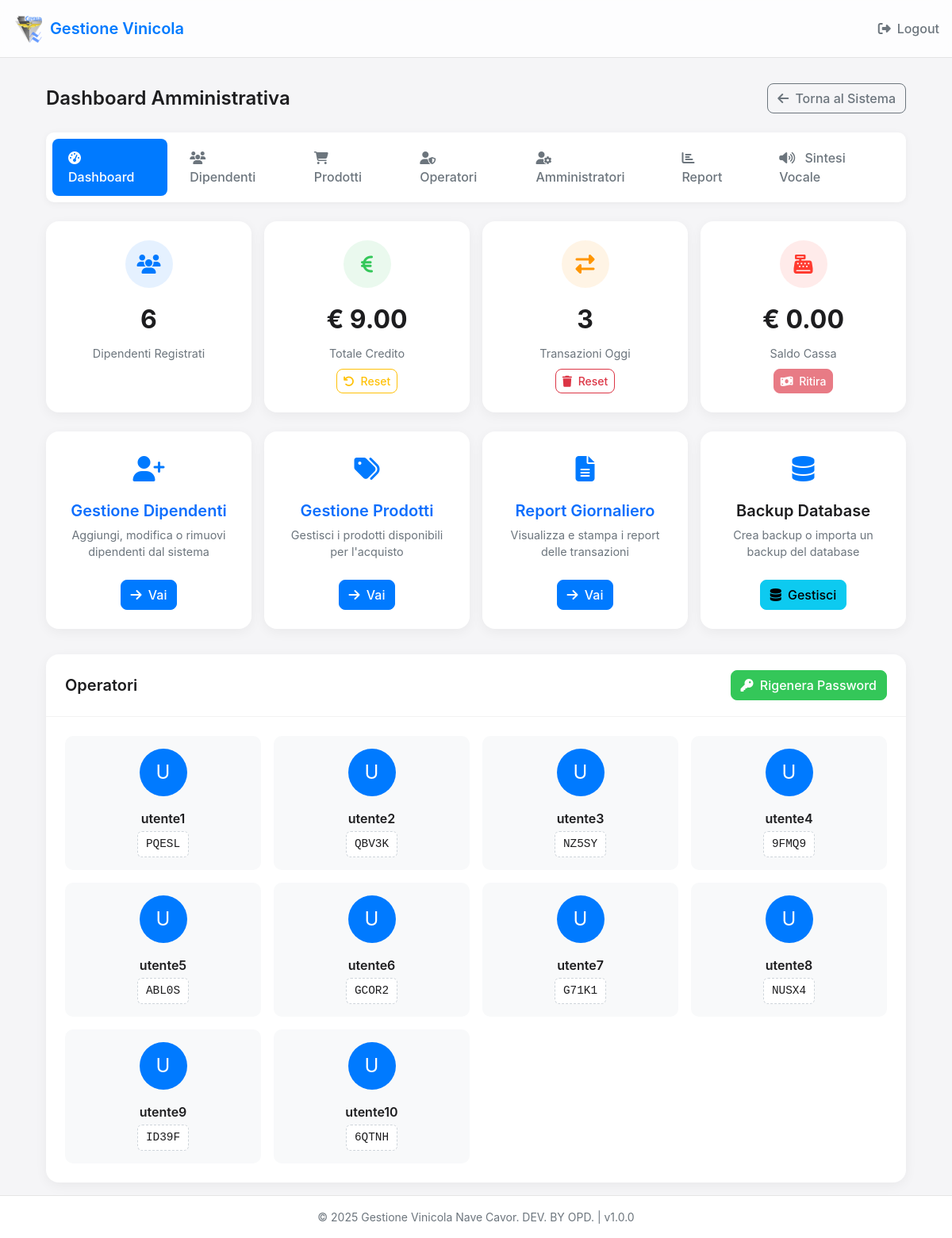
The app's page /admin/dashboard (signed in) with its own data.
### app.py (models this page shows)
class Operator(db.Model):
    id = db.Column(db.Integer, primary_key=True)
    username = db.Column(db.String(50), unique=True)  # utente1, utente2, ecc.
    password = db.Column(db.String(10))  # Password in chiaro per facilità di uso (5 caratteri)
    active = db.Column(db.Boolean, default=True)

### app.py (the view)
@app.route('/admin/dashboard')
def admin_dashboard():
    if session.get('admin_logged_in') != True:
        return redirect(url_for('admin_login'))
    employees_count = Employee.query.count()
    total_credit = db.session.query(db.func.sum(Employee.credit)).scalar() or 0
    transactions_today = Transaction.query.filter(
        Transaction.timestamp >= datetime.now().replace(hour=0, minute=0, second=0),
        Transaction.transaction_type != 'cancellation'
    ).count()
    operators = Operator.query.all()
    cash_register = Employee.query.filter_by(code='CASSA').first()
    cash_balance = float(cash_register.credit) if cash_register else 0.0
    is_super_admin = session.get('is_super_admin', False)
    return render_template(
        'admin_dashboard.html',
        employees_count=employees_count,
        total_credit=float(total_credit),
        transactions_today=transactions_today,
        operators=operators,
        is_super_admin=is_super_admin,
        cash_balance=cash_balance
    )

### app.py (called while the page is built)
@app.context_processor
def inject_app_info():
    now = datetime.now()
    return {
        'app_name': app.config['APP_NAME'],
        'app_version': app.config['APP_VERSION'],
        'now': now
    }

### templates/admin_dashboard.html (shortened to what this page needs)
{% extends "base.html" %}
{% block header_actions %}
<a href="{{ url_for('admin_logout') }}" class="logout-button">
    <i class="fas fa-sign-out-alt"></i> Logout
</a>
{% endblock %}
{% block content %}
<div class="admin-container">
    <div class="admin-header">
        <h1 class="admin-title">Dashboard Amministrativa</h1>
        <div>
            <a href="{{ url_for('index') }}" class="btn btn-outline-secondary">
                <i class="fas fa-arrow-left me-1"></i> Torna al Sistema
            </a>
        </div>
    </div>
    <div class="admin-tabs">
        <a href="{{ url_for('admin_dashboard') }}" class="admin-tab active">
            <i class="fas fa-tachometer-alt"></i> Dashboard
        </a>
        <a href="{{ url_for('admin_employees') }}" class="admin-tab">
            <i class="fas fa-users"></i> Dipendenti
        </a>
        <a href="{{ url_for('admin_products') }}" class="admin-tab">
            <i class="fas fa-shopping-cart"></i> Prodotti
        </a>
        <a href="{{ url_for('admin_operators') }}" class="admin-tab">
            <i class="fas fa-user-shield"></i> Operatori
        </a>
        {% if is_super_admin %}
        <a href="{{ url_for('admin_admins') }}" class="admin-tab">
            <i class="fas fa-user-cog"></i> Amministratori
        </a>
        {% endif %}
        <a href="{{ url_for('admin_reports') }}" class="admin-tab">
            <i class="fas fa-chart-bar"></i> Report
        </a>
        <a href="{{ url_for('admin_speech_config') }}" class="admin-tab">
            <i class="fas fa-volume-up"></i> Sintesi Vocale
        </a>
    </div>
    <div class="stats-row">
        <div class="stat-card">
            <div class="stat-icon stat-icon-blue">
                <i class="fas fa-users"></i>
            </div>
            <div class="stat-value">{{ employees_count }}</div>
            <div class="stat-label">Dipendenti Registrati</div>
        </div>
        <div class="stat-card">
            <div class="stat-icon stat-icon-green">
                <i class="fas fa-euro-sign"></i>
            </div>
            <div class="stat-value">€ {{ "%.2f"|format(total_credit) }}</div>
            <div class="stat-label">Totale Credito</div>
            <button type="button" class="btn btn-sm btn-outline-warning mt-2" onclick="openResetTotalCreditModal()" title="Reset Totale Credito">
                <i class="fas fa-undo me-1"></i> Reset
            </button>
        </div>
        <div class="stat-card">
            <div class="stat-icon stat-icon-orange">
                <i class="fas fa-exchange-alt"></i>
            </div>
            <div class="stat-value">{{ transactions_today }}</div>
            <div class="stat-label">Transazioni Oggi</div>
            <button type="button" class="btn btn-sm btn-outline-danger mt-2" onclick="openResetTodayTransactionsModal()" title="Reset Transazioni Oggi">
                <i class="fas fa-trash me-1"></i> Reset
            </button>
        </div>
        <div class="stat-card">
            <div class="stat-icon" style="background-color: rgba(255, 59, 48, 0.1); color: var(--danger-color);">
                <i class="fas fa-cash-register"></i>
            </div>
            <div class="stat-value">€ {{ "%.2f"|format(cash_balance) }}</div>
            <div class="stat-label">Saldo Cassa</div>
            <button class="btn btn-danger btn-sm mt-2" id="withdrawCashBtn" {% if cash_balance <= 0 %}disabled{% endif %}>
                <i class="fas fa-money-bill-wave me-1"></i> Ritira
            </button>
        </div>
    </div>
    <div class="action-row">
        <a href="{{ url_for('admin_employees') }}" class="action-card text-decoration-none">
            <div class="action-icon">
                <i class="fas fa-user-plus"></i>
            </div>
            <h3 class="action-title">Gestione Dipendenti</h3>
            <p class="action-description">Aggiungi, modifica o rimuovi dipendenti dal sistema</p>
            <button class="btn btn-primary">
                <i class="fas fa-arrow-right me-1"></i> Vai
            </button>
        </a>
        <a href="{{ url_for('admin_products') }}" class="action-card text-decoration-none">
            <div class="action-icon">
                <i class="fas fa-tags"></i>
            </div>
            <h3 class="action-title">Gestione Prodotti</h3>
            <p class="action-description">Gestisci i prodotti disponibili per l'acquisto</p>
            <button class="btn btn-primary">
                <i class="fas fa-arrow-right me-1"></i> Vai
            </button>
        </a>
        <a href="{{ url_for('admin_reports') }}" class="action-card text-decoration-none">
            <div class="action-icon">
                <i class="fas fa-file-alt"></i>
            </div>
            <h3 class="action-title">Report Giornaliero</h3>
            <p class="action-description">Visualizza e stampa i report delle transazioni</p>
            <button class="btn btn-primary">
                <i class="fas fa-arrow-right me-1"></i> Vai
            </button>
        </a>
        <div class="action-card text-decoration-none" style="cursor: pointer;" onclick="openBackupModal()">
            <div class="action-icon">
                <i class="fas fa-database"></i>
            </div>
            <h3 class="action-title">Backup Database</h3>
            <p class="action-description">Crea backup o importa un backup del database</p>
            <button class="btn btn-info">
                <i class="fas fa-database me-1"></i> Gestisci
            </button>
        </div>
    </div>
    <div class="operators-section">
        <div class="operators-card">
            <div class="operators-header">
                <h3 class="operators-title">Operatori</h3>
                <button class="btn btn-success" id="regeneratePasswordsBtn">
                    <i class="fas fa-key me-1"></i> Rigenera Password
                </button>
            </div>
            <div class="operators-grid">
                {% for operator in operators %}
                <div class="operator-card">
                    <div class="operator-avatar">
                        {{ operator.username[0]|upper }}
                    </div>
                    <div class="operator-username">{{ operator.username }}</div>
                    <div class="operator-password">{{ operator.password }}</div>
                </div>
                {% endfor %}
            </div>
        </div>
    </div>
</div>
{% endblock %}

### templates/base.html (style rules this page uses)
:root { --primary-color: #007aff; --secondary-color: #5ac8fa; --success-color: #34c759; --danger-color: #ff3b30; --warning-color: #ffcc00; --info-color: #5ac8fa; --light-color: #f2f2f7; --dark-color: #1c1c1e; }
body { font-family: -apple-system, BlinkMacSystemFont, 'Segoe UI', Roboto, Helvetica, Arial, sans-serif; background-color: #f5f5f7; color: #1d1d1f; margin: 0; padding: 0; min-height: 100vh; display: flex; flex-direction: column; }
.btn { border-radius: 8px; font-weight: 500; }
.btn-primary { background-color: var(--primary-color); border-color: var(--primary-color); }
.btn-success { background-color: var(--success-color); border-color: var(--success-color); }
.admin-container { max-width: 1200px; margin: 0 auto; padding: 0 1rem; }
.admin-header { display: flex; justify-content: space-between; align-items: center; margin-bottom: 1.5rem; }
.admin-title { font-size: 1.5rem; font-weight: 600; margin: 0; }
.admin-tabs { display: flex; gap: 0.5rem; background-color: white; padding: 0.5rem; border-radius: 10px; margin-bottom: 1.5rem; box-shadow: 0 2px 10px rgba(0, 0, 0, 0.05); }
.admin-tab { padding: 0.75rem 1.25rem; border-radius: 8px; color: #6c757d; text-decoration: none; font-weight: 500; transition: all 0.2s; }
.admin-tab.active { background-color: var(--primary-color); color: white; }
.admin-tab i { margin-right: 0.5rem; }

### templates/admin_dashboard.html (style rules this page uses)
.admin-container { margin-top: 1rem; }
.stats-row { display: grid; grid-template-columns: repeat(auto-fit, minmax(250px, 1fr)); gap: 1rem; margin-bottom: 1.5rem; }
.stat-card { background-color: white; border-radius: 16px; padding: 1.5rem; box-shadow: 0 4px 15px rgba(0, 0, 0, 0.05); display: flex; flex-direction: column; align-items: center; text-align: center; }
.stat-icon { width: 60px; height: 60px; border-radius: 50%; display: flex; align-items: center; justify-content: center; margin-bottom: 1rem; font-size: 1.5rem; }
.stat-icon-blue { background-color: rgba(0, 122, 255, 0.1); color: var(--primary-color); }
.stat-icon-green { background-color: rgba(52, 199, 89, 0.1); color: var(--success-color); }
.stat-icon-orange { background-color: rgba(255, 149, 0, 0.1); color: #ff9500; }
.stat-value { font-size: 2rem; font-weight: 700; margin-bottom: 0.5rem; color: #1d1d1f; }
.stat-label { font-size: 0.9rem; color: #6c757d; }
.action-row { display: grid; grid-template-columns: repeat(auto-fit, minmax(250px, 1fr)); gap: 1rem; margin-bottom: 1.5rem; }
.action-card { background-color: white; border-radius: 16px; padding: 1.5rem; box-shadow: 0 4px 15px rgba(0, 0, 0, 0.05); text-align: center; transition: transform 0.2s, box-shadow 0.2s; }
.action-icon { font-size: 2rem; margin-bottom: 1rem; color: var(--primary-color); }
.action-title { font-size: 1.25rem; font-weight: 600; margin-bottom: 0.5rem; }
.action-description { font-size: 0.9rem; color: #6c757d; margin-bottom: 1.5rem; }
.operators-section { margin-top: 2rem; }
.operators-card { background-color: white; border-radius: 16px; box-shadow: 0 4px 15px rgba(0, 0, 0, 0.05); overflow: hidden; }
.operators-header { display: flex; justify-content: space-between; align-items: center; padding: 1.25rem 1.5rem; border-bottom: 1px solid rgba(0, 0, 0, 0.05); }
.operators-title { font-size: 1.25rem; font-weight: 600; margin: 0; }
.operators-grid { display: grid; grid-template-columns: repeat(auto-fill, minmax(200px, 1fr)); gap: 1rem; padding: 1.5rem; }
.operator-card { background-color: #f8f9fa; border-radius: 10px; padding: 1rem; display: flex; flex-direction: column; align-items: center; }
.operator-avatar { width: 60px; height: 60px; background-color: var(--primary-color); color: white; border-radius: 50%; display: flex; align-items: center; justify-content: center; margin-bottom: 1rem; font-size: 1.5rem; }
.operator-username { font-weight: 600; margin-bottom: 0.25rem; }
.operator-password { font-family: monospace; background-color: white; padding: 0.3rem 0.6rem; border-radius: 6px; border: 1px dashed #ced4da; font-size: 0.9rem; }
.logout-button { color: #6c757d; text-decoration: none; display: flex; align-items: center; font-weight: 500; transition: all 0.2s; }
.logout-button i { margin-right: 0.5rem; }

### records on screen
Operator: username "U", username "utente1", password "PQESL"
Operator: username "U", username "utente2", password "QBV3K"
Operator: username "U", username "utente3", password "NZ5SY"
Operator: username "U", username "utente4", password "9FMQ9"
Operator: username "U", username "utente5", password "ABL0S"
Operator: username "U", username "utente6", password "GCOR2"
Operator: username "U", username "utente7", password "G71K1"
Operator: username "U", username "utente8", password "NUSX4"
Operator: username "U", username "utente9", password "ID39F"
Operator: username "U", username "utente10", password "6QTNH"

### other values on screen
{{ app_name }} "Gestione Vinicola"
{{ employees_count }} "6"
{{ "%.2f"|format(total_credit) }} "9.00"
{{ transactions_today }} "3"
{{ "%.2f"|format(cash_balance) }} "0.00"
{{ now.year|default(2025) }} "2025"
{{ app_version }} "1.0.0"
